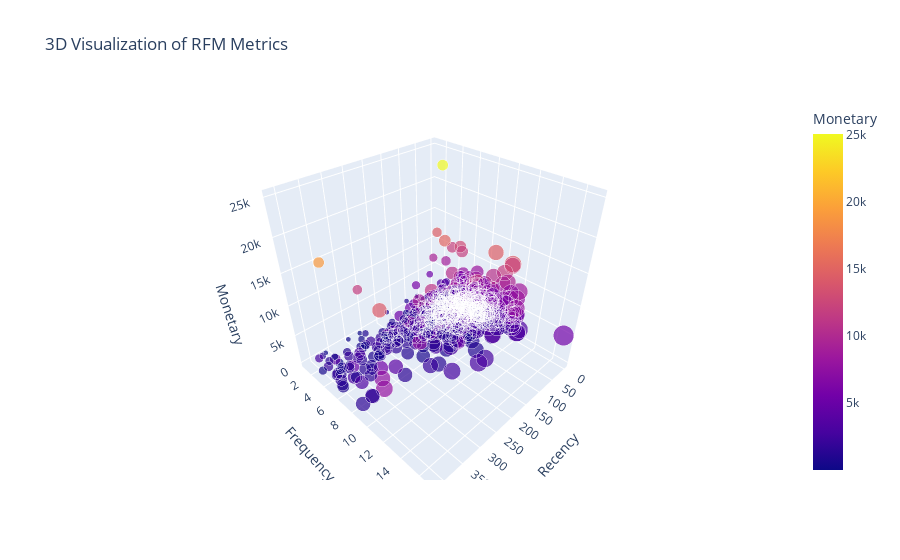

The cell this chart's notebook holds for it:
### Markdown cell above
### 3D Scatter plot beofre removing outlier

### Code cell
import plotly.express as px

fig = px.scatter_3d(
    rfm_clean,
    x='Recency',
    y='Frequency',
    z='Monetary',
    color='Monetary',
    size='Frequency',
    title="3D Visualization of RFM Metrics"
)
fig.show()

### Figure 1 — Plotly figure (JSON) as saved in the notebook; plotly's stock layout.template omitted (floating-point values rounded to 4 significant figures; data arrays with more than 128 entries replaced by an {"elided": "..."} marker saying what was removed)
{"data": [{"hovertemplate": "Recency=%{x}<br>Frequency=%{marker.size}<br>Monetary=%{marker.color}<extra></extra>", "legendgroup": "", "marker": {"color": {"elided": "719 float values"}, "coloraxis": "coloraxis", "size": {"elided": "719 int values"}, "sizemode": "area", "sizeref": 0.0425, "symbol": "circle"}, "mode": "markers", "name": "", "scene": "scene", "showlegend": false, "type": "scatter3d", "x": {"elided": "719 int values"}, "y": {"elided": "719 int values"}, "z": {"elided": "719 float values"}}], "layout": {"coloraxis": {"colorbar": {"title": {"text": "Monetary"}}, "colorscale": [[0, "#0d0887"], [0.1111, "#46039f"], [0.2222, "#7201a8"], [0.3333, "#9c179e"], [0.4444, "#bd3786"], [0.5556, "#d8576b"], [0.6667, "#ed7953"], [0.7778, "#fb9f3a"], [0.8889, "#fdca26"], [1, "#f0f921"]]}, "legend": {"itemsizing": "constant", "tracegroupgap": 0}, "scene": {"domain": {"x": [0, 1], "y": [0, 1]}, "xaxis": {"title": {"text": "Recency"}}, "yaxis": {"title": {"text": "Frequency"}}, "zaxis": {"title": {"text": "Monetary"}}}, "title": {"text": "3D Visualization of RFM Metrics"}}}
